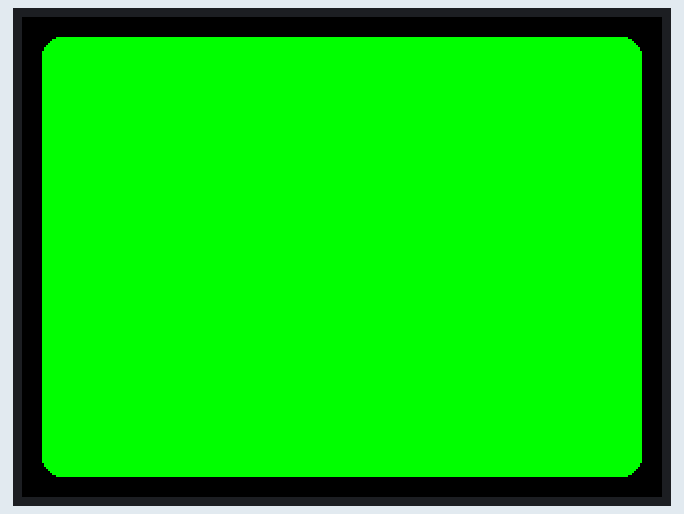
Recording of a sketch running on a simulated ESP32. Parts: 320×240 colour display.

Above: at 0.3 s.

The sketch:

M5_LCD_shape_fillRoundRect.ino
```cpp
#include <M5Stack.h>

void setup() {
    M5.begin();
}

void loop() {
    //指定した座標から指定幅と指定高さの角丸の四角形を指定色で描画する
    //（X座標、Y座標、幅、高さ、角丸の半径、線の色）
    M5.Lcd.fillRoundRect(10, 10, 300, 220, 10, GREEN);
}
```
